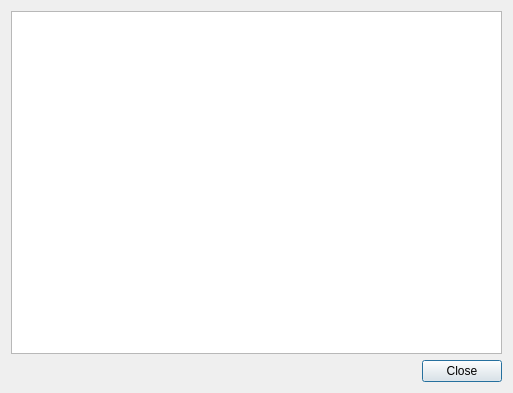
<?xml version="1.0" encoding="UTF-8"?>
<ui version="4.0">
 <class>LicenseInfoDialog</class>
 <widget class="QDialog" name="LicenseInfoDialog">
  <property name="geometry">
   <rect>
    <x>0</x>
    <y>0</y>
    <width>513</width>
    <height>393</height>
   </rect>
  </property>
  <property name="windowTitle">
   <string>AlignShop License Information</string>
  </property>
  <layout class="QVBoxLayout" name="verticalLayout">
   <item>
    <widget class="QTextEdit" name="textEdit">
     <property name="readOnly">
      <bool>true</bool>
     </property>
     <property name="html">
      <string>&lt;!DOCTYPE HTML PUBLIC &quot;-//W3C//DTD HTML 4.0//EN&quot; &quot;http://www.w3.org/TR/REC-html40/strict.dtd&quot;&gt;
&lt;html&gt;&lt;head&gt;&lt;meta name=&quot;qrichtext&quot; content=&quot;1&quot; /&gt;&lt;style type=&quot;text/css&quot;&gt;
p, li { white-space: pre-wrap; }
&lt;/style&gt;&lt;/head&gt;&lt;body style=&quot; font-family:'Sans Serif'; font-size:9pt; font-weight:400; font-style:normal;&quot;&gt;
&lt;p style=&quot;-qt-paragraph-type:empty; margin-top:0px; margin-bottom:0px; margin-left:0px; margin-right:0px; -qt-block-indent:0; text-indent:0px;&quot;&gt;&lt;/p&gt;&lt;/body&gt;&lt;/html&gt;</string>
     </property>
    </widget>
   </item>
   <item>
    <widget class="QDialogButtonBox" name="buttonBox">
     <property name="orientation">
      <enum>Qt::Horizontal</enum>
     </property>
     <property name="standardButtons">
      <set>QDialogButtonBox::Close</set>
     </property>
    </widget>
   </item>
  </layout>
 </widget>
 <resources/>
 <connections>
  <connection>
   <sender>buttonBox</sender>
   <signal>accepted()</signal>
   <receiver>LicenseInfoDialog</receiver>
   <slot>accept()</slot>
   <hints>
    <hint type="sourcelabel">
     <x>248</x>
     <y>254</y>
    </hint>
    <hint type="destinationlabel">
     <x>157</x>
     <y>274</y>
    </hint>
   </hints>
  </connection>
  <connection>
   <sender>buttonBox</sender>
   <signal>rejected()</signal>
   <receiver>LicenseInfoDialog</receiver>
   <slot>reject()</slot>
   <hints>
    <hint type="sourcelabel">
     <x>316</x>
     <y>260</y>
    </hint>
    <hint type="destinationlabel">
     <x>286</x>
     <y>274</y>
    </hint>
   </hints>
  </connection>
 </connections>
</ui>
